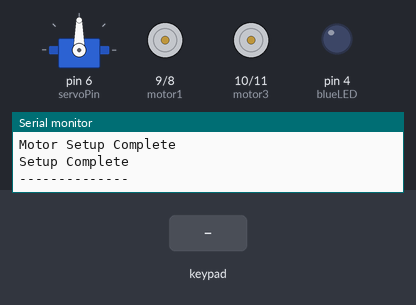
This sketch was run on a simulated Arduino Uno, built with avr-gcc and run on an emulated ATmega328P. Shown: servo, motor-driver pin pairs drawn as motors (green arrow = first pin HIGH = forward, orange = second pin HIGH = backward, longer = more drive), output pins drawn as LEDs (lit = HIGH), the last lines printed to the serial monitor. The inputs (shaded band) are chosen by the test bench.

Above: at 1.2 s.
1.3 s: key '+' pressed
At 1.7 s:
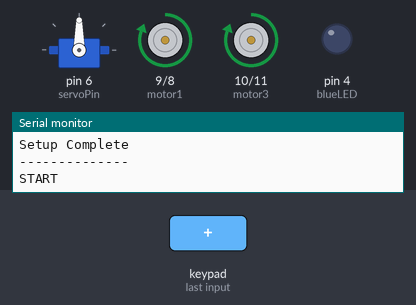
At 9.1 s:
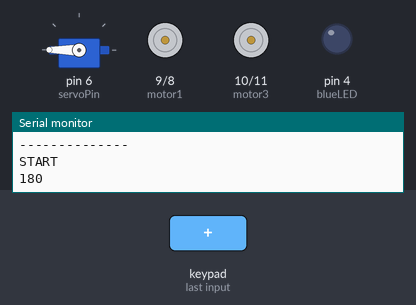
Timing chart, 0 to 10.3 s (numbered marks = the images above; inputs shaded):
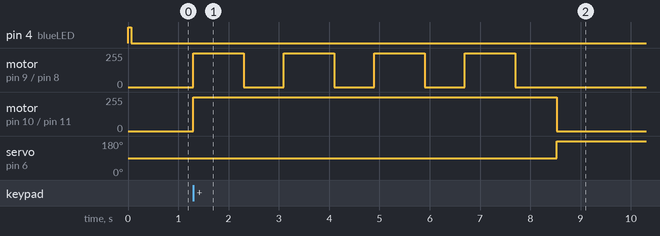

The sketch:

Robotics_Vehicle_V1.ino
```cpp
/*
    Name:       Robotics_Vehicle_V1.ino
    Created:	24/06/2024 9:18:57 am
    Author:     MIMAS\reube
    ReadMe:     ./README.md
    Description: This code is for a simple robot vehicle that can be controlled via bluetooth or IR remote with an option for a full auto mode
    Project wide development notes:
        The pragma regions are simply for organisation and do not affect the code in any way, it makes it easier to look at and debug, splitting the code up into differnt sections
*/
#define DECODE_NEC  //IR protocal defintion

//Libraries
#include <Dabble.h>
#include <Ultrasonic.h>
#include <Servo.h>
//#include <IRremote.hpp> //IR througout the project may be commented out due to a conflict with the Dabble library. Only one method of communcation can be active at once

bool isAutoFull = false; //Toggle for auto mode
bool isBluetooth = true; //Toggle for bluetooth mode vs IR mode

#pragma region PinDefine

// Variables for the board digital pins so the pin number can be changed here and it changes throughout the project
// These could be const variables since these variables are not being modified and the project is relatively small, it is not needed.
int servoPin = 6;
int motor1 = 9;
int redLED = 7;
int motor2 = 8;
int motor3 = 10;
int motor4 = 11;
int IRPin = 5;
int blueLED = 4;
int ultraTrig = 12;
int ultraEcho = 13;

#pragma endregion

#pragma region AliasVariables

Servo myServo;
int motorPins[4] = { motor1, motor2, motor3, motor4 };
Ultrasonic ultrasonic(ultraTrig, ultraEcho, 20000UL);

#pragma endregion

#pragma region RuntimeVariables

// Gloabl variables changed during runtime

int servoAngle = 90;

bool hasIRRecv = false;

bool isFoward = false;
bool isBackward = false;
bool isLeft = false;
bool isRight = false;

int currentAngle = myServo.read();
int nextAngle = 180;
int cycleCount = 0;
bool isNextAngleNeg = false;

bool isAuto = false;

#pragma endregion

// Setup function called by the arduino at the start of the program
void setup()
{
    Serial.begin(11520);
    Serial.println("Begun Setup");

    LEDSetup();             // LED setup
    BluetoothInitilise();   // Bluetooth Setup
    //IRInitilise();        // IR Setup
    ServoInitilise();       // Servo Setup
    MotorInitilise();       // Motor Setup

    Serial.println("Setup Complete");
    Serial.println("--------------");
    digitalWrite(blueLED, LOW);
}

void LEDSetup()
{
    pinMode(redLED, OUTPUT);
    pinMode(blueLED, OUTPUT);
    pinMode(redLED, LOW);
    digitalWrite(blueLED, HIGH);

    Serial.println("LED Setup Complete");
}

void BluetoothInitilise()
{
   Dabble.begin(9600); //Begin bluetooth and set bluetooth baud rate
   Serial.println("Bluetooth Setup Complete");
}
/*
void IRInitilise()
{
    IrReceiver.begin(IRPin, ENABLE_LED_FEEDBACK); //Begin IR communication, set pin and enable the onboard LED
    Serial.print("Receiving IR at pin ");
    Serial.println(IRPin);
    Serial.println("IR Setup Complete");
}
*/
void ServoInitilise()
{
    myServo.attach(servoPin);
    myServo.write(90);

    Serial.println("Servo Setup Complete");
}

void MotorInitilise()
{
    // for loop to cycle through the motor pins and set them to output and low
    for (int i = 0; i <= 4; i++)
    {
        pinMode(motorPins[i], OUTPUT);
        digitalWrite(motorPins[i], LOW);
    }

    Serial.println("Motor Setup Complete");
}

// Main loop function called by the arduino after the setup function
void loop()
{
    if (isAutoFull || isAuto) // if auto mode is enabled, or auto has been triggered by bluetooth, run the auto control loop rather than the manual control loop
	{
		AutoControlLoop();
        ServoMove();
	}
    else
    {
        if (isBluetooth) // if bluetooth is enabled, run the bluetooth loop else run the IR loop
        {
			BluetoothLoop();
		}
        else
        {
            //IRReceive();
            //IRDecode();
        }
        MotorMaster();
    }
}

void AutoControlLoop()
{

    // A sequence of motor pin changes and delays to create a rough square pattern
    int delay1 = 1000;
    int delay2 = 800;

    // The robot will move forward for 1000ms, then turn left for 800ms, this will repeat 4 times to create a square pattern
    for (int i = 0; i < 4; i++) {
        isFoward = true;
        isLeft = false;
        MotorMaster();
        delay(delay1);

        isFoward = false;
        isLeft = true;
        MotorMaster();
        delay(delay2);
    }

    isAuto = false;

    }

void ServoMove()
{
    delay(20);
    myServo.write(nextAngle);
    Serial.println(nextAngle);

    if (!isNextAngleNeg) // if the next angle is not negative, increase the angle by 3 degrees but if it is negative, decrease the angle by 3 degrees
    {
        if (nextAngle >= 150) // if the servo has reached the maximum desired radius, switch the direction to start it moving in the opposite direction.
        {
            isNextAngleNeg = true;
        }
        else
        {
            nextAngle = nextAngle + 3;
        }
    }
    else
    {
        if (nextAngle <= 30)
        {
            isNextAngleNeg = false;
        }
        else
        {
            nextAngle = nextAngle - 3;
        }
    }
}

void BluetoothLoop()
{
    Dabble.processInput();

    // Checks the input received via the bluetooth libary and sets the relative movement command to true and the others to false.

    // This could be a case statement but the if statements are more readable and easier to debug.
    if (GamePad.isCrossPressed())
    {
        Serial.println("CROSS");
        isFoward = false;
        isLeft = false;
        isRight = false;
        isBackward = false;
    }
    else if (GamePad.isUpPressed())
	{
		Serial.println("UP");
		isFoward = true;
		isLeft = false;
		isRight = false;
		isBackward = false;
	}
    else if (GamePad.isLeftPressed())
    {
        Serial.println("LEFT");
        isFoward = false;
        isLeft = true;
        isRight = false;
        isBackward = false;
    }
    else if (GamePad.isRightPressed())
	{
		Serial.println("RIGHT");
		isFoward = false;
		isLeft = false;
		isRight = true;
		isBackward = false;
	}
	else if (GamePad.isDownPressed())
	{
		Serial.println("DOWN");
		isFoward = false;
		isLeft = false;
		isRight = false;
		isBackward = true;
	}
    else if (GamePad.isStartPressed())
    {
        Serial.println("START");
        isFoward = false;
        isLeft = false;
        isRight = false;
        isBackward = false;
        isAuto = !isAuto;
    }
	else
	{
		isFoward = false;
		isLeft = false;
		isRight = false;
		isBackward = false;
	}
}

void MotorMaster()
{
    // Receives and processes the boolean values of the relevent movement commands and runs the MotorControl function with the data passed through.

    if (isFoward)
    {
        MotorControl(1, 0, 1, 0);
    }
    else if (isBackward)
    {
        MotorControl(0, 1, 0, 1);
    }
    else if (isLeft)
    {
        MotorControl(0, 0, 1, 0);
    }
    else if (isRight)
    {
        MotorControl(1, 0, 0, 0);
    }
    else
    {
        MotorControl(0, 0, 0, 0);
    }
}

void MotorControl(int motor1Int, int motor2Int, int motor3Int, int motor4Int)
{
    // The method responsable for setting the motor pins to the correct values to move the robot in the desired direction.
    // It takes in 4 boolean values and sets the motor pins to the corresponding values.
	digitalWrite(motor1, motor1Int);
	digitalWrite(motor2, motor2Int);
	digitalWrite(motor3, motor3Int);
	digitalWrite(motor4, motor4Int);
}


// -----IR------ //

/*
void IRReceive()
{
// If the IR receiver has decoded a signal, print the signal to the serial monitor, set the hasIRRecv variable to true and resume the IR receiver.
// If the signal is noisy then print an error and light up the error LED.
// If no signal is received set the hasIRRecv variable to false. This ensures that the robot will only move if currently receiving a signal.
// Otherwise the IR decoded data will remian as the most recent command and the motor control will interpretthat as a continued press.

    if (IrReceiver.decode())
    {
        hasIRRecv = true;
        if (IrReceiver.decodedIRData.protocol == UNKNOWN) {
            digitalWrite(redLED, HIGH);
            digitalWrite(blueLED, LOW);
            Serial.println("||IR: Received noise or an unknown (or not yet enabled) protocol");
            IrReceiver.printIRResultRawFormatted(&Serial, true);
            IrReceiver.resume();
        }
        else {
            digitalWrite(redLED, LOW);
            digitalWrite(blueLED, HIGH);
            IrReceiver.resume();
            Serial.print("||IR: ");
            IrReceiver.printIRResultShort(&Serial);
            IrReceiver.printIRSendUsage(&Serial);
        }
    }
    else
    {
        hasIRRecv = false;
    }
}

void IRDecode()
{

#pragma region ButtonCommands

// Button commands for the IR remote

    int but1 = 0x45;
    int but2 = 0x46;
    int but3 = 0x47;
    int but4 = 0x44;
    int but5 = 0x40;
    int but6 = 0x43;
    int but7 = 0x7;
    int but8 = 0x15;
    int but9 = 0x9;
    int but0 = 0x19;

    int butUp = 0x18;
    int butLeft = 0x8;
    int butRight = 0x5A;
    int butDown = 0x52;
    int butOk = 0x1C;
    int butStar = 0x16;
    int butHash = 0xD;

#pragma endregion


if (!hasIRRecv) { return; } // If we have not received a signal, break out of the function and do not decode the signal.

// Goes through all the commands and if the command is received, set the relative movement command to true and the others to false.

int IrData = IrReceiver.decodedIRData.command;

    if (IrData == butUp)
    {
        Serial.println("IR: BUTTON Up RECV");
        isFoward = true;
        isLeft = false;
        isRight = false;
        isBackward = false;


    }
    else if(IrData == butDown)
    {
        Serial.println("IR: BUTTON Down RECV");
        isFoward = false;
        isLeft = false;
        isRight = false;
        isBackward = false;


    }
    else if (IrData == butLeft)
    {
        Serial.println("IR: BUTTON Left RECV");
        isLeft = true;
        isFoward = false;
        isRight = false;

    }
    else if (IrData == butRight)
    {
        Serial.println("IR: BUTTON Right RECV");
        isRight = true;
        isFoward = false;
        isLeft = false;
        isBackward = false;


    }
    else if (IrData == butOk)
    {
        Serial.println("IR: BUTTON OK RECV");
        isBackward = true;
        isRight = false;
        isFoward = false;
        isLeft = false;
    }
    else if (IrData == but1)
    {
        Serial.println("IR: BUTTON 1 RECV");
    }
    else if (IrData == but2)
    {
        Serial.println("IR: BUTTON 2 RECV");
    }
    else if (IrData == but3)
    {
        Serial.println("IR: BUTTON 3 RECV");
    }
    else if (IrData == but4)
    {
        Serial.println("IR: BUTTON 4 RECV");
    }
    else if (IrData == but5)
    {
        Serial.println("IR: BUTTON 5 RECV");
    }
    else if (IrData == but6)
    {
        Serial.println("IR: BUTTON 6 RECV");
    }
    else if (IrData == but6)
    {
        Serial.println("IR: BUTTON 6 RECV");
    }
	else if (IrData == but7)
	{
		Serial.println("IR: BUTTON 7 RECV");
	}
	else if (IrData == but8)
	{
		Serial.println("IR: BUTTON 8 RECV");
	}
	else if (IrData == but9)
	{
		Serial.println("IR: BUTTON 9 RECV");
	}
	else if (IrData == but0)
	{
		Serial.println("IR: BUTTON 0 RECV");
	}
	else if (IrData == butStar)
	{
		Serial.println("IR: BUTTON * RECV");
	}
	else if (IrData == butHash)
	{
		Serial.println("IR: BUTTON # RECV");
	}
    else
    {
        Serial.println("IR: BUTTON UNKNOWN RECV");
        isLeft = false;
        isRight = false;
    }
}
*/
```

Measured:
- after the input at 1.3 s, motor on pin 9 (motor1) / pin 8 (motor2): alternates forward 255/255 for 1.0 s and stopped for 0.80 s, 8 changes in all, then stays stopped, starting at once; motor on pin 10 (motor3) / pin 11 (motor4): stopped → forward 255/255 at once, → stopped 7.2 s later; servo on pin 6 (servoPin): 90° → 180° after 7.2 s
